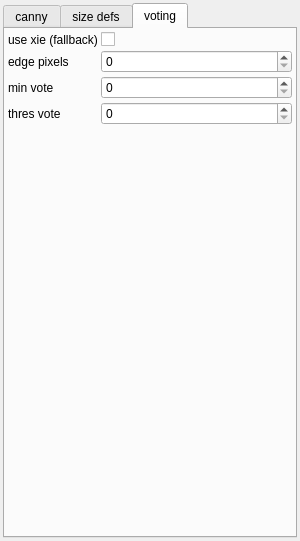
<?xml version="1.0" encoding="UTF-8"?>
<ui version="4.0">
 <class>EllipseFitterParamsWidget</class>
 <widget class="QWidget" name="EllipseFitterParamsWidget">
  <property name="geometry">
   <rect>
    <x>0</x>
    <y>0</y>
    <width>300</width>
    <height>541</height>
   </rect>
  </property>
  <property name="windowTitle">
   <string>Form</string>
  </property>
  <layout class="QVBoxLayout" name="verticalLayout">
   <property name="spacing">
    <number>3</number>
   </property>
   <property name="leftMargin">
    <number>3</number>
   </property>
   <property name="topMargin">
    <number>3</number>
   </property>
   <property name="rightMargin">
    <number>3</number>
   </property>
   <property name="bottomMargin">
    <number>3</number>
   </property>
   <item>
    <widget class="QTabWidget" name="tabWidget">
     <property name="enabled">
      <bool>true</bool>
     </property>
     <property name="currentIndex">
      <number>2</number>
     </property>
     <property name="usesScrollButtons">
      <bool>true</bool>
     </property>
     <widget class="QWidget" name="tab">
      <attribute name="title">
       <string>canny</string>
      </attribute>
      <layout class="QFormLayout" name="formLayout_4">
       <property name="horizontalSpacing">
        <number>3</number>
       </property>
       <property name="verticalSpacing">
        <number>3</number>
       </property>
       <property name="leftMargin">
        <number>3</number>
       </property>
       <property name="topMargin">
        <number>3</number>
       </property>
       <property name="rightMargin">
        <number>3</number>
       </property>
       <property name="bottomMargin">
        <number>3</number>
       </property>
       <item row="0" column="0">
        <widget class="QLabel" name="label">
         <property name="text">
          <string>intial high</string>
         </property>
        </widget>
       </item>
       <item row="0" column="1">
        <widget class="QSpinBox" name="canny_inital_high">
         <property name="maximum">
          <number>3000</number>
         </property>
        </widget>
       </item>
       <item row="1" column="0">
        <widget class="QLabel" name="label_16">
         <property name="text">
          <string>value distance</string>
         </property>
        </widget>
       </item>
       <item row="1" column="1">
        <widget class="QSpinBox" name="canny_value_distance">
         <property name="maximum">
          <number>3000</number>
         </property>
        </widget>
       </item>
       <item row="2" column="0">
        <widget class="QLabel" name="label_17">
         <property name="text">
          <string>min mean output</string>
         </property>
        </widget>
       </item>
       <item row="2" column="1">
        <widget class="QDoubleSpinBox" name="canny_min_mean">
         <property name="maximum">
          <double>255.000000000000000</double>
         </property>
        </widget>
       </item>
       <item row="3" column="0">
        <widget class="QLabel" name="label_15">
         <property name="text">
          <string>max mean output</string>
         </property>
        </widget>
       </item>
       <item row="3" column="1">
        <widget class="QDoubleSpinBox" name="canny_max_mean">
         <property name="maximum">
          <double>255.000000000000000</double>
         </property>
        </widget>
       </item>
      </layout>
     </widget>
     <widget class="QWidget" name="tab_2">
      <attribute name="title">
       <string>size defs</string>
      </attribute>
      <layout class="QFormLayout" name="formLayout">
       <property name="horizontalSpacing">
        <number>3</number>
       </property>
       <property name="verticalSpacing">
        <number>3</number>
       </property>
       <property name="leftMargin">
        <number>3</number>
       </property>
       <property name="topMargin">
        <number>3</number>
       </property>
       <property name="rightMargin">
        <number>3</number>
       </property>
       <property name="bottomMargin">
        <number>3</number>
       </property>
       <item row="0" column="0">
        <widget class="QLabel" name="label_5">
         <property name="text">
          <string>min major axis</string>
         </property>
        </widget>
       </item>
       <item row="0" column="1">
        <widget class="QSpinBox" name="min_major_axis">
         <property name="maximum">
          <number>150</number>
         </property>
        </widget>
       </item>
       <item row="1" column="0">
        <widget class="QLabel" name="label_6">
         <property name="text">
          <string>max major axis</string>
         </property>
        </widget>
       </item>
       <item row="1" column="1">
        <widget class="QSpinBox" name="max_major_axis">
         <property name="maximum">
          <number>150</number>
         </property>
        </widget>
       </item>
       <item row="2" column="0">
        <widget class="QLabel" name="label_8">
         <property name="text">
          <string>min minor axis</string>
         </property>
        </widget>
       </item>
       <item row="2" column="1">
        <widget class="QSpinBox" name="min_minor_axis">
         <property name="maximum">
          <number>25</number>
         </property>
        </widget>
       </item>
       <item row="3" column="0">
        <widget class="QLabel" name="label_9">
         <property name="text">
          <string>max minor axis</string>
         </property>
        </widget>
       </item>
       <item row="3" column="1">
        <widget class="QSpinBox" name="max_minor_axis">
         <property name="maximum">
          <number>255</number>
         </property>
        </widget>
       </item>
      </layout>
     </widget>
     <widget class="QWidget" name="tab_3">
      <attribute name="title">
       <string>voting</string>
      </attribute>
      <layout class="QFormLayout" name="formLayout_2">
       <property name="horizontalSpacing">
        <number>3</number>
       </property>
       <property name="verticalSpacing">
        <number>3</number>
       </property>
       <property name="leftMargin">
        <number>3</number>
       </property>
       <property name="topMargin">
        <number>3</number>
       </property>
       <property name="rightMargin">
        <number>3</number>
       </property>
       <property name="bottomMargin">
        <number>3</number>
       </property>
       <item row="0" column="0">
        <widget class="QLabel" name="label_11">
         <property name="text">
          <string>use xie (fallback)</string>
         </property>
        </widget>
       </item>
       <item row="0" column="1">
        <widget class="QCheckBox" name="honey_enabled">
         <property name="text">
          <string/>
         </property>
        </widget>
       </item>
       <item row="1" column="0">
        <widget class="QLabel" name="label_12">
         <property name="text">
          <string>edge pixels</string>
         </property>
        </widget>
       </item>
       <item row="1" column="1">
        <widget class="QSpinBox" name="threshold_edge_pixels">
         <property name="maximum">
          <number>3000</number>
         </property>
        </widget>
       </item>
       <item row="2" column="0">
        <widget class="QLabel" name="label_10">
         <property name="text">
          <string>min vote</string>
         </property>
        </widget>
       </item>
       <item row="2" column="1">
        <widget class="QSpinBox" name="threshold_vote">
         <property name="maximum">
          <number>3000</number>
         </property>
        </widget>
       </item>
       <item row="3" column="0">
        <widget class="QLabel" name="label_13">
         <property name="text">
          <string>thres vote</string>
         </property>
        </widget>
       </item>
       <item row="3" column="1">
        <widget class="QSpinBox" name="threshold_best_vote">
         <property name="maximum">
          <number>3000</number>
         </property>
        </widget>
       </item>
      </layout>
     </widget>
    </widget>
   </item>
  </layout>
 </widget>
 <resources/>
 <connections/>
</ui>
